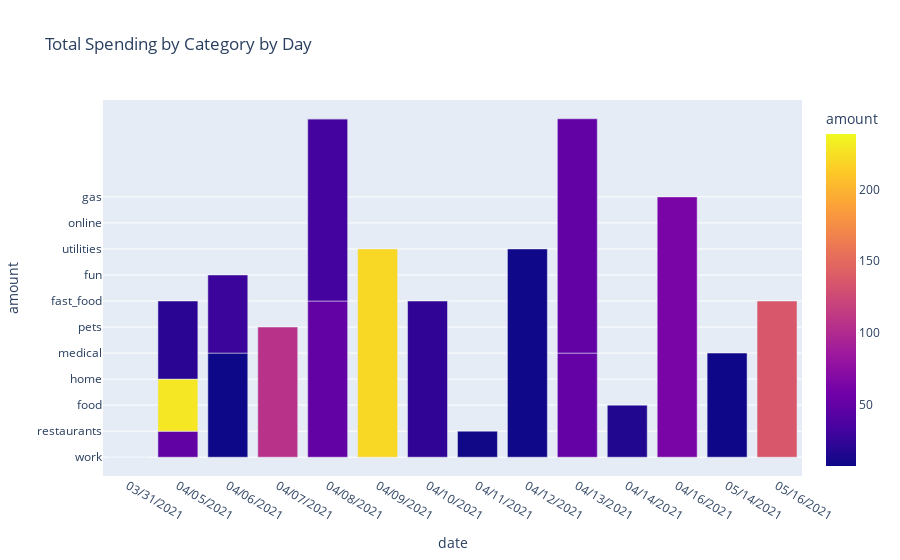

The notebook cell saved with this chart:
### Code cell
import plotly.express as px
#wide_df = px.data.medals_wide()
fig = px.bar(sum_categories,
             x="date", y= sum_categories['category'],
             color = 'amount',
             labels = {'category':'amount'},
             title="Total Spending by Category by Day")
fig.show()

### Figure 1 — Plotly figure (JSON) as saved in the notebook; plotly's stock layout.template omitted (floating-point values rounded to 4 significant figures)
{"data": [{"alignmentgroup": "True", "hovertemplate": "date=%{x}<br>amount=%{marker.color}<extra></extra>", "legendgroup": "", "marker": {"color": [69.99, 48.39, 229.1, 20, 6.86, 27.5, 106.0, 49, 31.84, 239, 220.5, 22.66, 8.46, 7.67, 49.95, 49.36, 16.09, 63.44, 7.4, 136], "coloraxis": "coloraxis"}, "name": "", "offsetgroup": "", "orientation": "v", "showlegend": false, "textposition": "auto", "type": "bar", "x": ["03/31/2021", "04/05/2021", "04/05/2021", "04/05/2021", "04/06/2021", "04/06/2021", "04/07/2021", "04/08/2021", "04/08/2021", "04/08/2021", "04/09/2021", "04/10/2021", "04/11/2021", "04/12/2021", "04/13/2021", "04/13/2021", "04/14/2021", "04/16/2021", "05/14/2021", "05/16/2021"], "xaxis": "x", "y": ["work", "restaurants", "food", "home", "medical", "home", "pets", "fast_food", "fun", "work", "utilities", "fast_food", "restaurants", "utilities", "medical", "online", "food", "gas", "medical", "fast_food"], "yaxis": "y"}], "layout": {"barmode": "relative", "coloraxis": {"colorbar": {"title": {"text": "amount"}}, "colorscale": [[0, "#0d0887"], [0.1111, "#46039f"], [0.2222, "#7201a8"], [0.3333, "#9c179e"], [0.4444, "#bd3786"], [0.5556, "#d8576b"], [0.6667, "#ed7953"], [0.7778, "#fb9f3a"], [0.8889, "#fdca26"], [1, "#f0f921"]]}, "legend": {"tracegroupgap": 0}, "title": {"text": "Total Spending by Category by Day"}, "xaxis": {"anchor": "y", "domain": [0, 1], "title": {"text": "date"}}, "yaxis": {"anchor": "x", "domain": [0, 1], "title": {"text": "amount"}}}}
